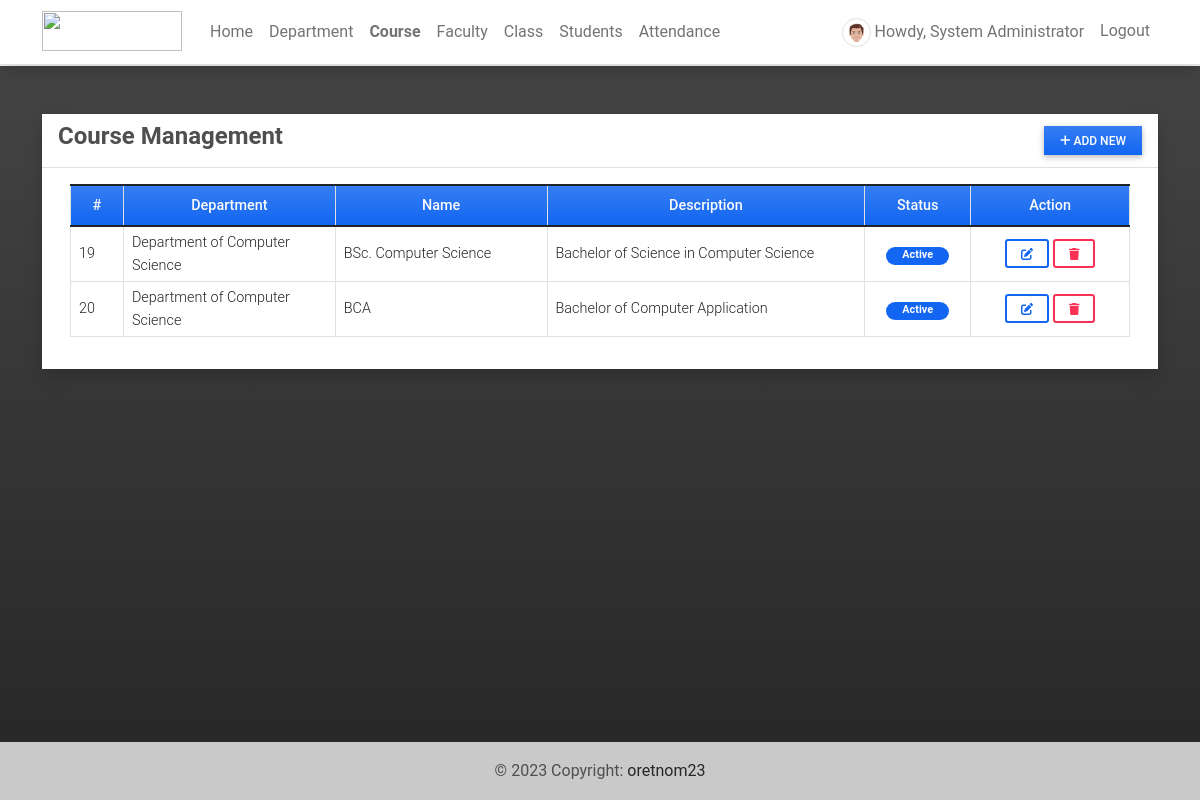
/course (signed in), run on the app's committed database.
### attendance/models.py (models this page shows, shortened)
class UserProfile(models.Model):
    user = models.OneToOneField(User, on_delete=models.CASCADE,related_name='profile')
    contact = models.CharField(max_length=250)
    dob = models.DateField(blank=True, null = True)
    address = models.TextField(blank=True, null = True)
    avatar = models.ImageField(blank=True, null = True, upload_to= 'images/')
    user_type = models.IntegerField(default = 2)
    gender = models.CharField(max_length=100, choices=[('Male','Male'),('Female','Female')], blank=True, null= True)
    department = models.ForeignKey(Department, on_delete=models.CASCADE, blank= True, null = True)

class Course(models.Model):
    department = models.ForeignKey(Department, on_delete=models.CASCADE)
    name = models.CharField(max_length=250)
    description = models.TextField(blank=True, null=True)
    status = models.IntegerField(default = 1)
    date_added = models.DateTimeField(default=timezone.now)
    date_updated = models.DateTimeField(auto_now=True)

class Department(models.Model):
    name = models.CharField(max_length=250)
    description = models.TextField(blank=True, null=True)
    status = models.IntegerField(default = 1)
    date_added = models.DateTimeField(default=timezone.now)
    date_updated = models.DateTimeField(auto_now=True)
    def __str__(self):
        return self.name

### attendance/views.py (the view)
# urls.py: path('course',views.course,name='course-page'),
@login_required
def course(request):
    courses = Course.objects.all()
    context['page_title'] = "Course Management"
    context['courses'] = courses
    return render(request, 'course_mgt.html',context)

### attendance/templates/course_mgt.html (shortened to what this page needs)
{% extends 'base.html' %} {% block pageContent %}
<div class="col-lg-12 col-md-12 col-sm-12 col-xs-12">
    <div class="card card-default rounded-0 shadow ">
        <div class="card-header">
            <div class="d-flex w-100 align-items-center justify-content-between">
                <h4 class="card-title fw-bold">Course Management</h4>
                <div class="tools">
                    <button type="button" class="btn btn-primary rounded-0 bg-gradient btn-sm" id='add_new'><i class="fa fa-plus"></i> Add New</button>
                </div>
            </div>
        </div>
        <div class="card-body">
            <div class="container-fluid">
                <table class="table table-bordered" id="course-list">
                    <colgroup>
                        <col width="5%">
                        <col width="20%">
                        <col width="20%">
                        <col width="30%">
                        <col width="10%">
                        <col width="15%">
                    </colgroup>
                    <thead>
                        <tr class="bg-gradient bg-primary bg-opacity-50 text-light">
                            <th class="px-2 py-2 text-center">#</th>
                            <th class="px-2 py-2 text-center">Department</th>
                            <th class="px-2 py-2 text-center">Name</th>
                            <th class="px-2 py-2 text-center">Description</th>
                            <th class="px-2 py-2 text-center">Status</th>
                            <th class="px-2 py-2 text-center">Action</th>
                        </tr>
                    </thead>
                    <tbody>
                        {% for course in courses %}
                        <tr>
                            <td class="px-2 py-1 align-middle">{{ course.id }}</td>
                            <td class="px-2 py-1 align-middle">{{ course.department }}</td>
                            <td class="px-2 py-1 align-middle">{{ course.name }}</td>
                            <td class="px-2 py-1 align-middle">{{ course.description }}</td>
                            <td class="px-2 py-1 align-middle text-center">
                                {% if course.status == 1 %}
                                <span class="badge bg-primary rounded-pill px-3">Active</span> {% else %}
                                <span class="badge bg-secondary rounded-pill px-3">Inactive</span> {% endif %}
                            </td>
                            <td class="px-2 py-1 align-middle text-center">
                                <a class="btn btn-outline-primary btn-sm edit-data" href="javascript:void(0)" data-id="{{ course.pk }}" title="Edit">
                                    <i class="fa fa-edit"></i>
                                </a>
                                <button class="btn btn-outline-danger btn-sm delete-data" type="button" data-id="{{ course.pk }}" title="Delete">
                                    <i class="fa fa-trash"></i>
                                </button>
                            </td>
                        </tr>
                        {% endfor %}
                    </tbody>
                </table>
            </div>
        </div>
    </div>
</div>
{% endblock pageContent %}

### attendance/templates/topNavigation.html (shortened to what this page needs)
{% load static %}
<header>
    <nav class="navbar navbar-expand-lg navbar-light bg-white fixed-top shadow border-bottom">
        <div class="container">
            <a class="navbar-brand" target="_blank" href="{% url 'home-page' %}">
                <img src="{{ MEDIA_URL }}/default/ams-logo.png" height="16" alt="" loading="lazy" style="margin-top: -3px;" />
            </a>
            <div class="collapse navbar-collapse" id="navbarExample01">
                {% if user.id %}
                <ul class="navbar-nav me-auto mb-2 mb-lg-0" id="topNav">
                    <li class="nav-item">
                        <a class="nav-link" aria-current="page" href="{% url 'home-page' %}">Home</a>
                    </li>
                    {% if user.profile.user_type == 1 %}
                    <li class="nav-item">
                        <a class="nav-link" aria-current="page" href="{% url 'department-page' %}">Department</a>
                    </li>
                    <li class="nav-item">
                        <a class="nav-link" aria-current="page" href="{% url 'course-page' %}">Course</a>
                    </li>
                    <li class="nav-item">
                        <a class="nav-link" aria-current="page" href="{% url 'faculty-page' %}">Faculty</a>
                    </li>
                    {% endif %}
                    <li class="nav-item">
                        <a class="nav-link" aria-current="page" href="{% url 'class-page' %}">Class</a>
                    </li>
                    <li class="nav-item">
                        <a class="nav-link" aria-current="page" href="{% url 'student-page' %}">Students</a>
                    </li>
                    <li class="nav-item">
                        <a class="nav-link" aria-current="page" href="{% url 'attendance-class' %}">Attendance</a>
                    </li>
                </ul>
                <ul class="navbar-nav d-flex flex-row">
                    {% if user.id %} {% if user.profile.user_type == 1 %} {% endif %}
                    <li class="nav-item me-3 me-lg-0">
                        <a class="nav-link" href="{% url 'profile' %}">
                            <span class="me-1"><img src="{% if user.profile.avatar %}{{ user.profile.avatar.url }}{% else %}{{ MEDIA_URL }}/default/default-avatar.png{% endif %}" alt="User Avatar" data-url="{% if user.profile.avatar %}{{ user.profile.avatar.url }}{% else %}{{ MEDIA_URL }}/default/default-avatar.png{% endif %}" id="user-avatar" class="img-thumbnail rounded-circle"></span>Howdy,
                            {{ user.first_name }} {{user.last_name}}
                        </a>
                    </li>
                    <li class="nav-item me-3 me-lg-0">
                        <a class="nav-link" href="{% url 'logout' %}">Logout</a>
                    </li>
                    {% else %}
                    <li class="nav-item me-3 me-lg-0">
                        <a class="nav-link" href="{% url 'login' %}">Login</a>
                    </li>
                    {% endif %}
                </ul>
                {% endif %}
            </div>
        </div>
    </nav>
</header>

### static/assets/default/css/style.css (style rules this page uses)
html, body { height: 100%; width: 100%; max-height: 100%; overflow: auto; display: flex; flex-direction: column; }
body>header { flex-shrink: auto; }
#user-avatar { width: 1.8rem; height: 1.8rem; object-fit: scale-down; object-position: center center; }
.navbar-brand>img { width: 7em; height: 2em; }
.nav-item.active a.nav-link { font-weight: bolder !important; }

### data on the page
Course: id "19", department "Department of Computer Science", name "BSc. Computer Science", description "Bachelor of Science in Computer Science", status "Active"
Course: id "20", department "Department of Computer Science", name "BCA", description "Bachelor of Computer Application", status "Active"

### other printed values
{{ user.first_name }} "System"
{{ user.last_name }} "Administrator"
